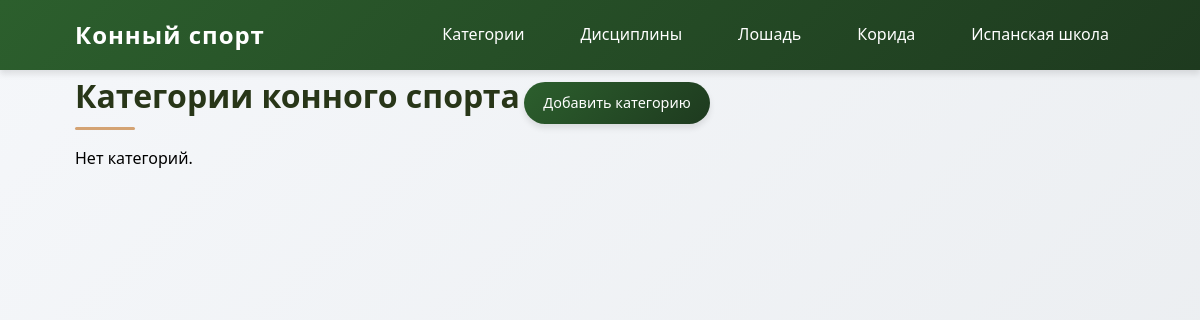
/categories/, run on an earlier commit of the app's database.
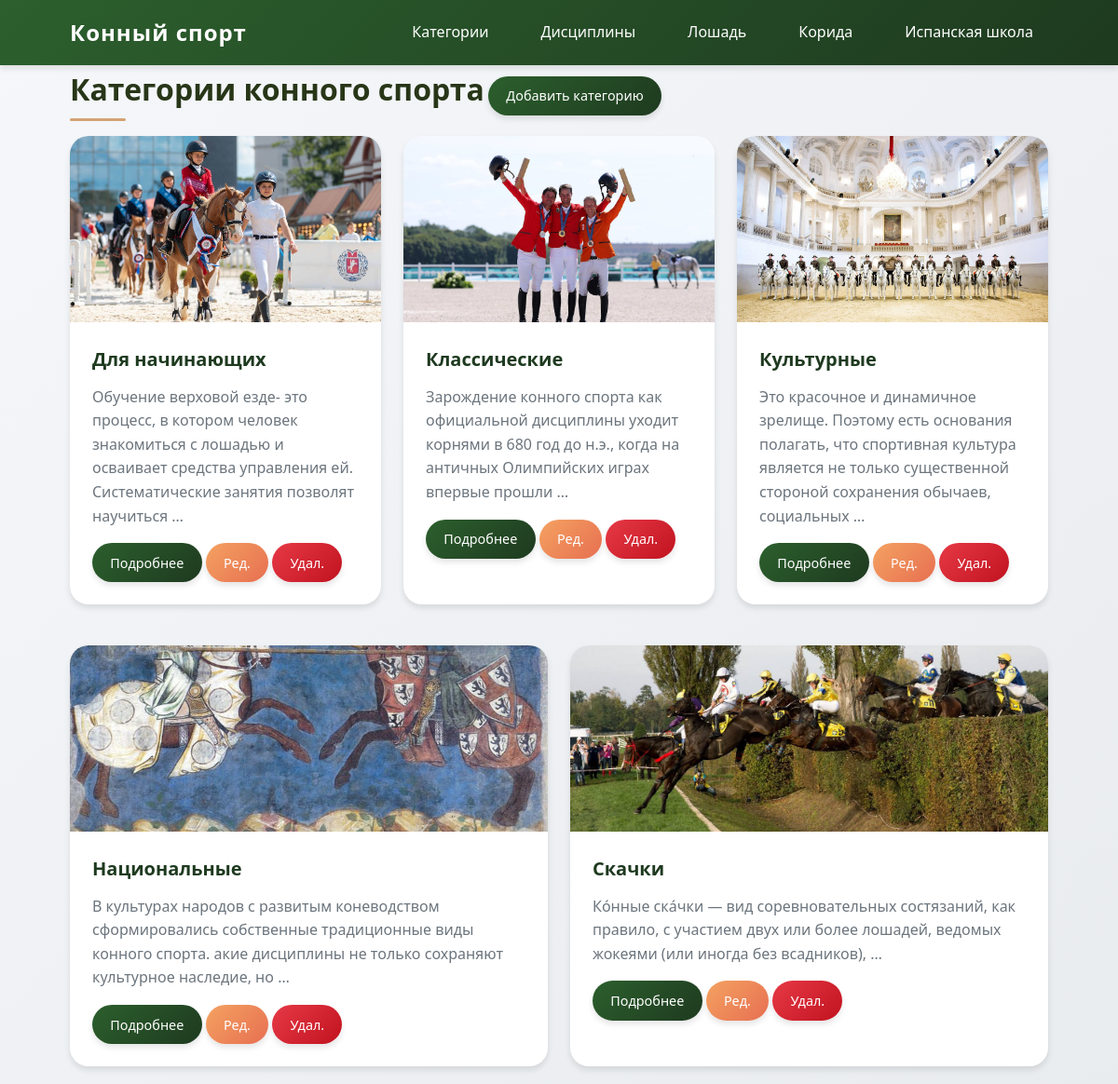
And on a later commit of the database.
### module_project/models.py (models this page shows, shortened)
class Category(models.Model):
    name = models.CharField(max_length=100, verbose_name="Название")
    description = models.TextField(blank=True, verbose_name="Описание")
    image = models.ImageField(upload_to='categories/', blank=True, null=True, verbose_name="Изображение")
    created_at = models.DateTimeField(auto_now_add=True, verbose_name="Дата создания")
    class Meta:
        verbose_name = "Категория"
        verbose_name_plural = "Категории"
        ordering = ['name']

### module_project/views.py (the view)
# urls.py: path('categories/', views.CategoryListView.as_view(), name='category_list'),
class CategoryListView(ListView):
    model = Category
    template_name = 'category_list.html'
    context_object_name = 'categories'

### module_project/templates/category_list.html
{% extends 'base.html' %}
{% block content %}
<h1>Категории конного спорта</h1>
<a href="{% url 'module_project:category_create' %}" class="btn btn-primary mb-3">Добавить категорию</a>
<div class="row">
    {% for category in categories %}
        <div class="col-md-4 mb-3">
            <div class="card">
                {% if category.image %}
                    <img src="{{ category.image.url }}" class="card-img-top" alt="{{ category.name }}">
                {% endif %}
                <div class="card-body">
                    <h5 class="card-title">{{ category.name }}</h5>
                    <p class="card-text">{{ category.description|truncatewords:20 }}</p>
                    <a href="{% url 'module_project:category_detail' category.pk %}" class="btn btn-primary">Подробнее</a>
                    <a href="{% url 'module_project:category_update' category.pk %}" class="btn btn-warning">Ред.</a>
                    <a href="{% url 'module_project:category_delete' category.pk %}" class="btn btn-danger">Удал.</a>
                </div>
            </div>
        </div>
    {% empty %}
        <p>Нет категорий.</p>
    {% endfor %}
</div>
{% endblock %}

### module_project/templates/base.html (shortened to what this page needs)
{% load static %}
<!DOCTYPE html>
<html lang="ru">
<head>
    <link rel="stylesheet" href="{% static 'style.css' %}">
</head>
<body>
    <nav class="navbar">
        <div class="container">
            <a class="navbar-brand" href="{% url 'module_project:discipline_list' %}">Конный спорт</a>
            <ul class="navbar-nav">
                <li><a href="{% url 'module_project:category_list' %}">Категории</a></li>
                <li><a href="{% url 'module_project:discipline_list' %}">Дисциплины</a></li>
                <li><a href="{% url 'module_project:interactive_horse' %}">Лошадь</a></li>
                <li><a href="{% url 'module_project:bullfight_game' %}">Корида</a></li>
                <li><a href="{% url 'module_project:video_page' %}">Испанская школа</a></li>
            </ul>
        </div>
    </nav>
    <main class="container mt-4">
        {% block content %}{% endblock %}
    </main>
</body>
</html>

### static/style.css (style rules this page uses)
:root { --primary: #2c5f2d; --primary-dark: #1e3a1f; --secondary: #8b5a2b; --accent: #d4a373; --light: #fefae0; --dark: #283618; --gray: #606c38; --white: #ffffff; --shadow: 0 4px 6px rgba(0, 0, 0, 0.1); --shadow-hover: 0 10px 20px rgba(0, 0, 0, 0.15); --transition: all 0.3s ease; }
* { margin: 0; padding: 0; box-sizing: border-box; }
body { font-family: 'Segoe UI', Tahoma, Geneva, Verdana, sans-serif; line-height: 1.6; background: linear-gradient(135deg, #f5f7fa 0%, #e9ecef 100%); min-height: 100vh; }
.container { width: 90%; max-width: 1200px; margin: 0 auto; padding: 0 15px; }
.navbar { background: linear-gradient(135deg, var(--primary) 0%, var(--primary-dark) 100%); color: white; padding: 1rem 0; box-shadow: var(--shadow); position: sticky; top: 0; z-index: 1000; }
.navbar .container { display: flex; justify-content: space-between; align-items: center; flex-wrap: wrap; }
.navbar-brand { color: white; text-decoration: none; font-size: 1.5rem; font-weight: bold; letter-spacing: 1px; transition: var(--transition); }
.navbar-nav { list-style: none; display: flex; gap: 1.5rem; }
.navbar-nav a { color: white; text-decoration: none; padding: 0.5rem 1rem; border-radius: 25px; transition: var(--transition); font-weight: 500; }
h1, h2, h3 { color: var(--dark); margin-bottom: 1.5rem; position: relative; display: inline-block; }
h1::after, h2::after { content: ''; position: absolute; bottom: -8px; left: 0; width: 60px; height: 3px; background: var(--accent); border-radius: 2px; }
h1 { font-size: 2rem; }
.btn { display: inline-block; padding: 0.6rem 1.2rem; text-decoration: none; border-radius: 25px; border: none; cursor: pointer; font-size: 0.9rem; font-weight: 500; transition: var(--transition); box-shadow: var(--shadow); }
.btn-primary { background: linear-gradient(135deg, var(--primary) 0%, var(--primary-dark) 100%); color: white; }
.btn-warning { background: linear-gradient(135deg, #f4a261 0%, #e76f51 100%); color: white; }
.btn-danger { background: linear-gradient(135deg, #e63946 0%, #c1121f 100%); color: white; }
.row { display: flex; flex-wrap: wrap; gap: 1.5rem; margin: 0; }
.col-md-4 { flex: 1 1 calc(33.333% - 1.5rem); min-width: 280px; }
.card { background: var(--white); border-radius: 20px; overflow: hidden; box-shadow: var(--shadow); transition: var(--transition); height: 100%; display: flex; flex-direction: column; }
.card-img-top { width: 100%; height: 200px; object-fit: cover; }
.card-body { padding: 1.5rem; flex-grow: 1; }
.card-title { font-size: 1.25rem; margin-bottom: 0.75rem; color: var(--primary-dark); }
.card-text { color: #6c757d; margin-bottom: 1rem; }
.mb-3 { margin-bottom: 1.2rem; }

What changed in the data, as far as the page shows it:
added Category: image (picture), name "Для начинающих", description "Обучение верховой езде- это процесс, в котором человек знакомиться с лошадью и осваивает средства управления ей. Систематические занятия позволят научиться …"
added Category: image (picture), name "Классические", description "Зарождение конного спорта как официальной дисциплины уходит корнями в 680 год до н.э., когда на античных Олимпийских играх впервые прошли …"
added Category: image (picture), name "Культурные", description "Это красочное и динамичное зрелище. Поэтому есть основания полагать, что спортивная культура является не только существенной стороной сохранения обычаев, социальных …"
added Category: image (picture), name "Национальные", description "В культурах народов с развитым коневодством сформировались собственные традиционные виды конного спорта. акие дисциплины не только сохраняют культурное наследие, но …"
added Category: image (picture), name "Скачки", description "Ко́нные ска́чки — вид соревновательных состязаний, как правило, с участием двух или более лошадей, ведомых жокеями (или иногда без всадников), …"
Also different on the page:
text no longer shown: "Нет категорий."
